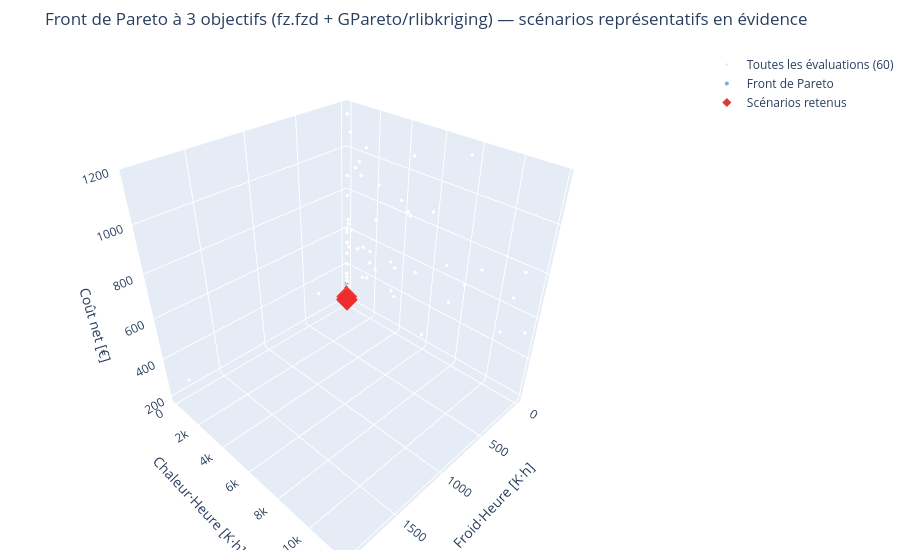

Notebook source saved alongside this figure:
### Markdown cell above
## 6. Front de Pareto (3D) : degrés-heures froid / chaleur / coût

Comme dans `BuildingOpt_fz.ipynb`, `fzd_result["XY"]` donne accès à
**toutes** les évaluations (plan initial + points EGO), affichées en fond.

### Code cell
XY = fzd_result["XY"]

fig = go.Figure()
fig.add_trace(go.Scatter3d(
    x=XY["DH_froid_Kh"], y=XY["DH_chaleur_Kh"], z=XY["Cout_net_eur"],
    mode="markers", name=f"Toutes les évaluations ({len(XY)})",
    marker=dict(color="rgba(120,120,120,0.25)", size=2),
))
fig.add_trace(go.Scatter3d(
    x=F[:, 0], y=F[:, 1], z=F[:, 2], mode="markers", name="Front de Pareto",
    marker=dict(color="rgba(31,119,180,0.6)", size=4),
))
fig.add_trace(go.Scatter3d(
    x=F[selected_idx, 0], y=F[selected_idx, 1], z=F[selected_idx, 2],
    mode="markers+text", name="Scénarios retenus",
    marker=dict(color="rgba(214,39,40,0.9)", size=7, symbol="diamond"),
    text=[f"S{i + 1}" for i in range(len(selected_idx))],
))
fig.update_layout(
    scene=dict(xaxis_title="Froid·Heure [K·h]", yaxis_title="Chaleur·Heure [K·h]", zaxis_title="Coût net [€]"),
    title="Front de Pareto à 3 objectifs (fz.fzd + GPareto/rlibkriging) — scénarios représentatifs en évidence",
    height=550, margin=dict(l=0, r=0, t=50, b=0),
)
fig.show()

### Figure 1 — Plotly figure (JSON) as saved in the notebook; plotly's stock layout.template omitted (floating-point values rounded to 4 significant figures)
{"data": [{"marker": {"color": "rgba(120,120,120,0.25)", "size": 2}, "mode": "markers", "name": "Toutes les évaluations (60)", "type": "scatter3d", "x": [0.0, 0.0, 0.0, 0.0, 0.0, 0.0, 0.0, 77.12, 0.0, 0.0, 0.0, 0.0, 0.0, 5.622, 0.0, 0.0, 0.0, 0.0, 0.0, 0.0, 0.0, 461.1, 105.3, 0.0, 0.0, 0.0, 0.0, 1922.0, 0.0, 0.0, 0.0, 0.0, 0.0, 0.0, 0.0, 0.0, 0.0, 0.0, 0.0, 0.0, 0.0, 0.0, 0.0, 0.0, 0.0, 0.0, 0.0, 0.0, 0.0, 0.0, 0.0, 0.0, 0.0, 0.0, 0.0, 0.0, 0.0, 0.0, 0.0, 0.0], "y": [51.54, 7393.0, 1872.0, 165.8, 222.3, 7028.0, 701.4, 8009.0, 11200.0, 3412.0, 3930.0, 4569.0, 2304.0, 1712.0, 10510.0, 2245.0, 3726.0, 10870.0, 8201.0, 4384.0, 1338.0, 645.2, 6409.0, 60.58, 151.6, 976.6, 81.45, 1167.0, 75.1, 414.7, 46.79, 133.4, 921.9, 97.28, 53.04, 60.46, 33.58, 29.98, 30.17, 309.3, 5126.0, 2397.0, 53.65, 69.56, 70.32, 1884.0, 62.19, 33.88, 5899.0, 9017.0, 81.89, 4565.0, 69.76, 63.1, 3768.0, 11750.0, 1109.0, 1349.0, 1444.0, 3547.0], "z": [537.0, 496.0, 552.8, 643.7, 521.4, 666.0, 932.5, 1171.0, 787.3, 551.9, 869.2, 816.7, 470.0, 405.0, 480.8, 728.5, 531.6, 660.7, 615.8, 830.3, 391.7, 381.9, 909.3, 420.9, 664.5, 965.9, 784.2, 350.9, 880.8, 618.1, 204.1, 294.3, 535.3, 543.2, 275.9, 322.2, 366.5, 226.6, 233.5, 1083.0, 559.2, 897.2, 613.1, 482.3, 482.0, 492.9, 596.5, 209.5, 252.6, 717.2, 1155.0, 1077.0, 480.8, 345.1, 377.6, 533.2, 907.5, 558.1, 1039.0, 402.5]}, {"marker": {"color": "rgba(31,119,180,0.6)", "size": 4}, "mode": "markers", "name": "Front de Pareto", "type": "scatter3d", "x": [0.0, 0.0, 0.0], "y": [46.79, 29.98, 33.88], "z": [204.1, 226.6, 209.5]}, {"marker": {"color": "rgba(214,39,40,0.9)", "size": 7, "symbol": "diamond"}, "mode": "markers+text", "name": "Scénarios retenus", "text": ["S1", "S2", "S3"], "type": "scatter3d", "x": [0.0, 0.0, 0.0], "y": [46.79, 33.88, 29.98], "z": [204.1, 209.5, 226.6]}], "layout": {"height": 550, "margin": {"b": 0, "l": 0, "r": 0, "t": 50}, "scene": {"xaxis": {"title": {"text": "Froid·Heure [K·h]"}}, "yaxis": {"title": {"text": "Chaleur·Heure [K·h]"}}, "zaxis": {"title": {"text": "Coût net [€]"}}}, "title": {"text": "Front de Pareto à 3 objectifs (fz.fzd + GPareto/rlibkriging) — scénarios représentatifs en évidence"}}}
